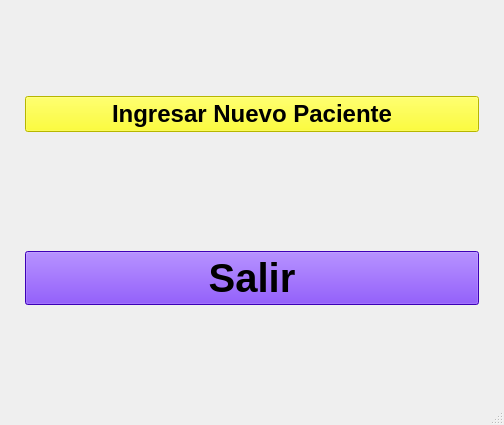
<?xml version="1.0" encoding="UTF-8"?>
<ui version="4.0">
 <class>MainWindow</class>
 <widget class="QMainWindow" name="MainWindow">
  <property name="geometry">
   <rect>
    <x>0</x>
    <y>0</y>
    <width>504</width>
    <height>425</height>
   </rect>
  </property>
  <property name="windowTitle">
   <string>MainWindow</string>
  </property>
  <widget class="QWidget" name="centralwidget">
   <layout class="QHBoxLayout" name="horizontalLayout">
    <item>
     <layout class="QVBoxLayout" name="verticalLayout" stretch="1,3">
      <property name="spacing">
       <number>41</number>
      </property>
      <property name="sizeConstraint">
       <enum>QLayout::SetDefaultConstraint</enum>
      </property>
      <property name="leftMargin">
       <number>16</number>
      </property>
      <property name="topMargin">
       <number>9</number>
      </property>
      <property name="rightMargin">
       <number>16</number>
      </property>
      <property name="bottomMargin">
       <number>9</number>
      </property>
      <item>
       <widget class="QPushButton" name="boton_ingresar">
        <property name="font">
         <font>
          <pointsize>18</pointsize>
          <weight>75</weight>
          <bold>true</bold>
         </font>
        </property>
        <property name="whatsThis">
         <string>Para ingresar usuarios nuevos </string>
        </property>
        <property name="styleSheet">
         <string notr="true">background-color: rgb(255, 255, 0);</string>
        </property>
        <property name="text">
         <string>Ingresar Nuevo Paciente</string>
        </property>
       </widget>
      </item>
      <item>
       <widget class="QPushButton" name="boton_salir">
        <property name="font">
         <font>
          <pointsize>30</pointsize>
          <weight>75</weight>
          <bold>true</bold>
         </font>
        </property>
        <property name="toolTip">
         <string>&lt;html&gt;&lt;head/&gt;&lt;body&gt;&lt;p&gt;Pa´ salir&lt;/p&gt;&lt;/body&gt;&lt;/html&gt;</string>
        </property>
        <property name="toolTipDuration">
         <number>-1</number>
        </property>
        <property name="whatsThis">
         <string>nose por q no me da esta mierda </string>
        </property>
        <property name="styleSheet">
         <string notr="true">background-color: rgb(85, 0, 255);</string>
        </property>
        <property name="text">
         <string>Salir</string>
        </property>
        <property name="checkable">
         <bool>false</bool>
        </property>
        <property name="autoDefault">
         <bool>false</bool>
        </property>
        <property name="default">
         <bool>false</bool>
        </property>
        <property name="flat">
         <bool>false</bool>
        </property>
       </widget>
      </item>
     </layout>
    </item>
   </layout>
  </widget>
  <widget class="QMenuBar" name="menubar">
   <property name="geometry">
    <rect>
     <x>0</x>
     <y>0</y>
     <width>504</width>
     <height>21</height>
    </rect>
   </property>
  </widget>
  <widget class="QStatusBar" name="statusbar"/>
 </widget>
 <resources/>
 <connections/>
</ui>
